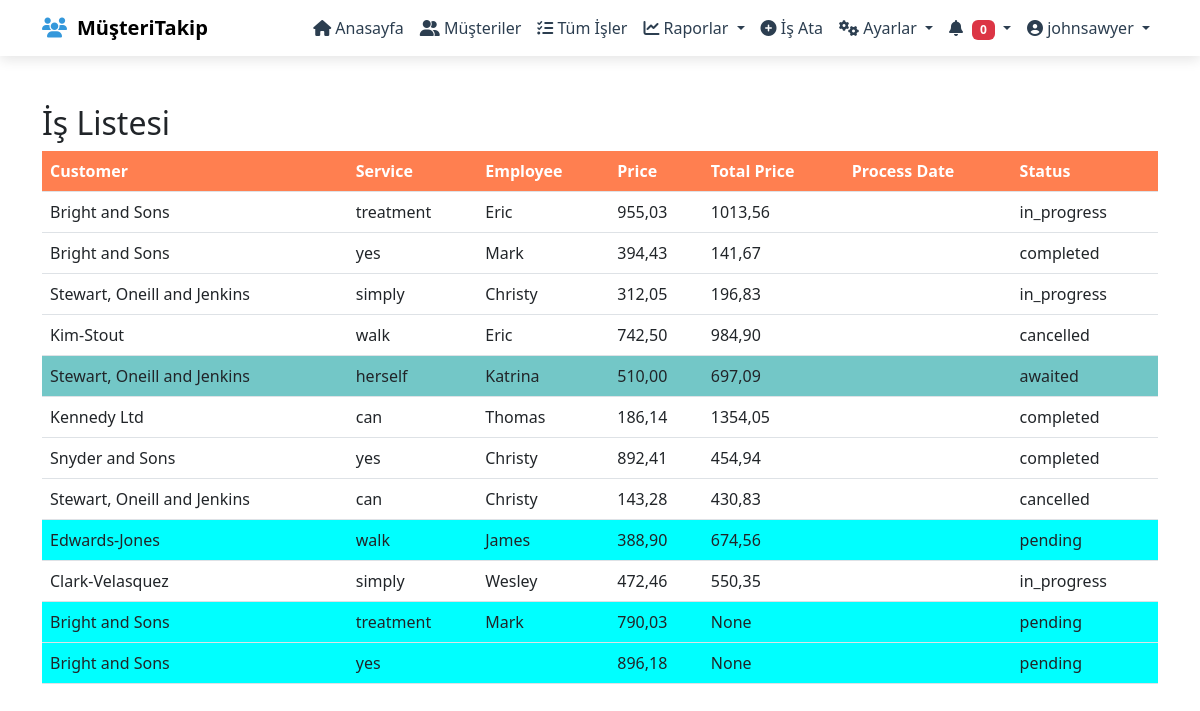
Before: /list_job (signed in) with the older database file.
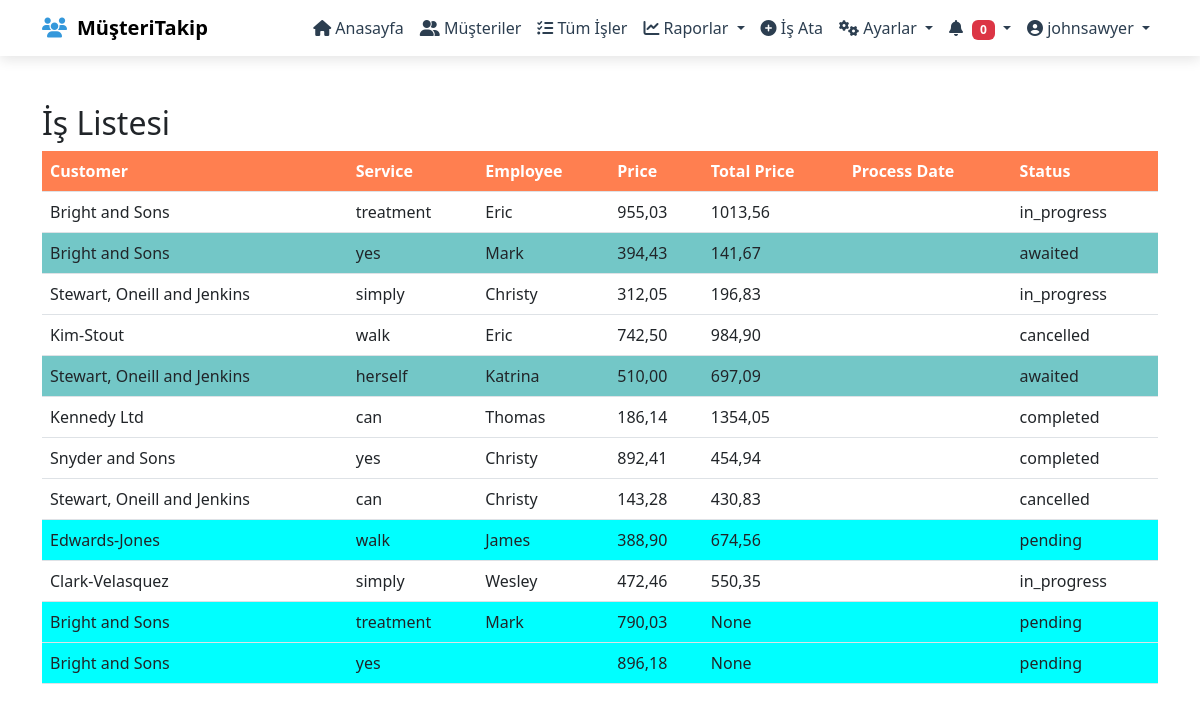
After: the same page with the newer database file.
### tracking/models.py (models this page shows, shortened)
class Job(models.Model):
    employee = models.ForeignKey(
        User,
        on_delete=models.CASCADE,
        related_name='employee_jobs'  # employee için ters ilişki
    )
    customer = models.ForeignKey(Customer, on_delete=models.CASCADE, related_name="jobs")
    service = models.ForeignKey(Services, on_delete=models.CASCADE)
    price = models.DecimalField(null=True, blank=True, max_digits=10, decimal_places=2)
    vat = models.IntegerField(null=True, blank=True)
    total_price = models.DecimalField(null=True, blank=True, max_digits=10, decimal_places=2)
    info = models.CharField(max_length=255, null=True, blank=True)
    created_date = models.DateTimeField(auto_now_add=True)
    end_date = models.DateTimeField(null=True, blank=True)
    appointment_date = models.DateField(null=True, blank=True)  # Sadece tarih
    appointment_time = models.TimeField(null=True,blank=True)
    created_by = models.ForeignKey(
        User,
        on_delete=models.CASCADE,
        related_name='created_job'  # created_by için ters ilişki
    )
    STATUS_CHOICES = [
        ('pending', 'Beklemede'),
        ('in_progress', 'İşlemde'),
        ('completed', 'Tamamlandı'),
        ('cancelled', 'İptal'),
        ('awaited','Ödeme Bekleniyor'),
    ]
    status = models.CharField(
        max_length=20,
        choices=STATUS_CHOICES,
        default='pending'
    )

class Customer(models.Model):
    code = models.CharField(max_length=10, unique=True)
    owner_name = models.CharField(max_length=255)
    owner_surname = models.CharField(max_length=255)
    brand_name = models.CharField(max_length=255)
    address = models.CharField(max_length=255)
    phone = models.CharField(max_length=11)
    email = models.EmailField()
    date_joined = models.DateTimeField(auto_now_add=True)
    created_by = models.ForeignKey(get_user_model(), on_delete=models.CASCADE)
    balance = models.DecimalField(max_digits=10, decimal_places=2, default=0.00)
    paid = models.DecimalField(max_digits=10, decimal_places=2, default=0.00)

class Services(models.Model):
    name = models.CharField(max_length=255)
    created_by = models.ForeignKey(User, on_delete=models.CASCADE)
    price = models.DecimalField(null=True, blank=True, max_digits=10, decimal_places=2)
    is_active = models.BooleanField(default=True)

class User(AbstractUser):
    phone = models.CharField(max_length=15, blank=True, null=True)

### tracking/views.py (the view)
# urls.py: path("list_job",views.list_job_page,name="list_job"),
def list_job_page(request):
    jobs = get_all_jobs()
    return render(request, 'job_list.html', {'jobs': jobs})

### tracking/context_processors.py (called while the page is built)
def user_jobs(request):
    if request.user.is_authenticated:
        today = timezone.localtime(timezone.now()).date()  # Bugün tarihini yerel zamanla al
        tasks = Job.objects.filter(
            employee=request.user,
            status="pending",
            appointment_date__year=today.year,  # Yıl bazında filtreleme
            appointment_date__month=today.month,  # Ay bazında filtreleme
            appointment_date__day=today.day  # Gün bazında filtreleme
        )
        print(tasks.count())
    else:
        tasks = []
    return {
        'user_jobs': tasks  # Context'e ekleyerek tüm şablonlarda kullanılmasını sağla
    }

def all_jobs(request):
    if request.user.is_authenticated:
        today = timezone.localtime(timezone.now()).date()  # Bugün tarihini yerel zamanla al
        all_jobs = Job.objects.filter(
            status="pending",
            appointment_date__year=today.year,
            appointment_date__month=today.month,
            appointment_date__day=today.day
        )
        print(all_jobs.count())
    else:
        all_jobs = []
    return {
        'all_jobs': all_jobs  # Context'e ekleyerek tüm şablonlarda kullanılmasını sağla
    }

### tracking/templates/job_list.html (shortened to what this page needs)
{% extends '_base.html' %}
{% block content %}
<div class="container my-5">
  <h2 class="section-title">İş Listesi</h2>
  <div class="table-container">
    <table class="table job-table">
      <thead id="cadet">
        <tr>
          <th>Customer</th>
          <th>Service</th>
          <th>Employee</th>
          <th>Price</th>
          <th>Total Price</th>
          <th>Process Date</th>
          <th>Status</th>
        </tr>
      </thead>
      <tbody> {% for job in jobs %} <tr class="job-row {{ job.status|lower }}">
          <td>{{ job.customer.brand_name }}</td>
          <td>{{ job.service.name }}</td>
          <td>{{ job.employee.first_name }}</td>
          <td>{{ job.price }}</td>
          <td>{{ job.total_price }}</td>
          <td>{{ job.process_date }}</td>
          <td>{{ job.status }}</td>
        </tr> {% empty %} <tr>
          <td colspan="7" class="text-center no-jobs">No jobs found</td>
        </tr> {% endfor %} </tbody>
    </table>
  </div>
</div>
 {% endblock content %}

Changed rows visible on the page:
changed Job (number 2 of 12 on the later page): status "completed" → "awaited"
